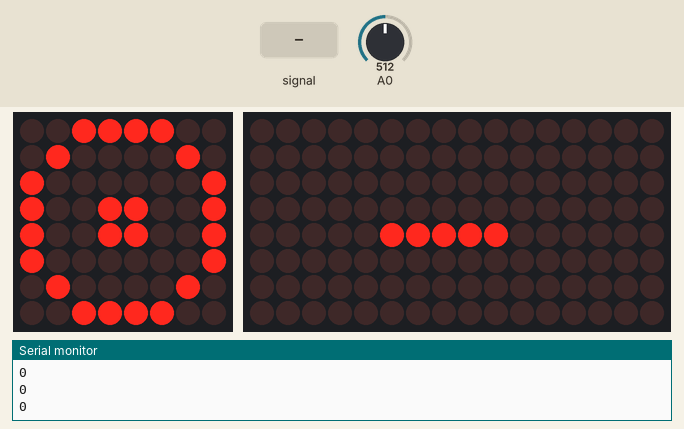
Simulated run of this sketch. Board: Arduino Uno, built with avr-gcc and run on an emulated ATmega328P. Shown: 8×8 LED matrix, 16×8 LED matrix, the last lines printed to the serial monitor. The test bench sets the inputs (shaded band); at power-on: A0 = 512.

Above: at 1.2 s.
1.3 s: A0 fed a 200 Hz sine of ±255 counts around its level
At 2.4 s:
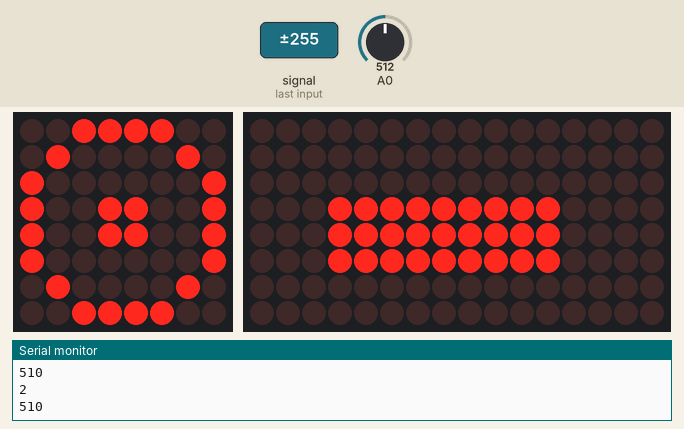
4.3 s: A0 set to 716
At 6.2 s:
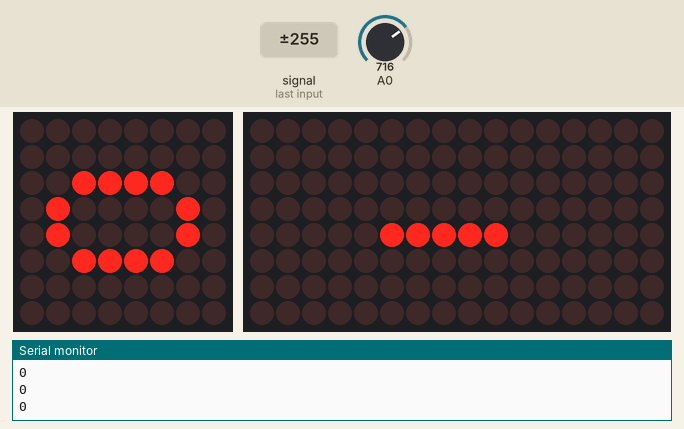
7.3 s: A0 fed a 50 Hz sine of ±306 counts around its level
At 8.3 s:
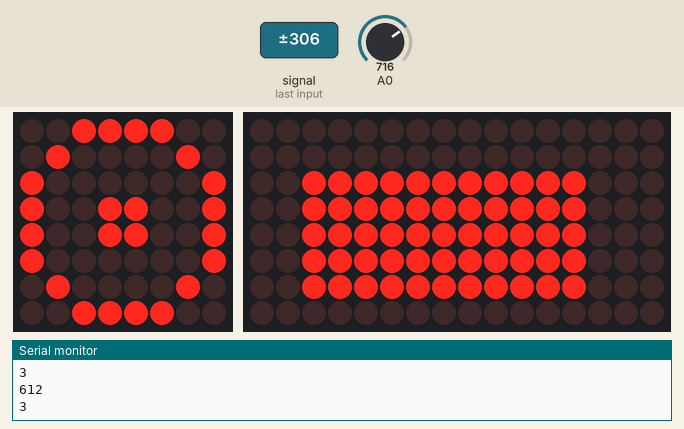
10.3 s: A0 set to 190
At 10.31 s:
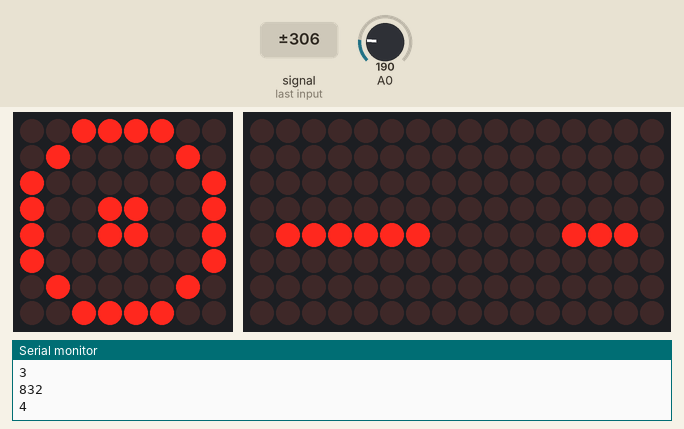
11.8 s: A0 set to 511
At 11.82 s:
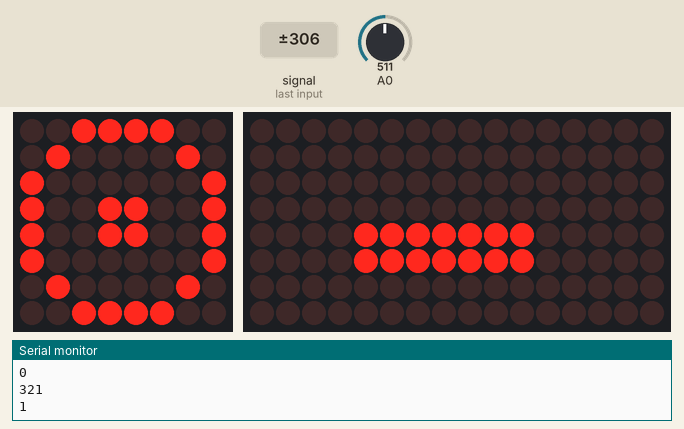
Timing chart, 0 to 14.3 s (numbered marks = the images above; inputs shaded):
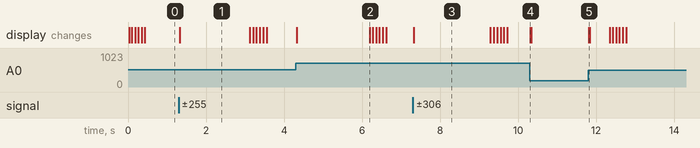

Measured:
- after the input at 1.3 s, the display: changes at once (image 1)
- after the input at 4.3 s, the display: first changes at once (image 2 shows a later state)
- after the input at 7.3 s, the display: changes at once (image 3)
- after the input at 10.3 s, the display: changes at once (image 4)
- after the input at 11.8 s, the display: changes at once (image 5)
- what the display in image 1 shows lasts 1.8 s, from 1.3 s to 3.1 s
- what the display in image 3 shows lasts 2.0 s, from 7.3 s to 9.3 s

The sketch:

eye_led.ino
```cpp
#include "mask.h"
```

animation.h
```cpp
#ifndef __ANIMATION_H__
#define __ANIMATION_H__

#include <stdint.h>

constexpr uint8_t FRAME_SIZE = 8;

class Animation
{
public:
    Animation(const uint8_t **frames,
              uint8_t numFrames,
              uint8_t ticksPerFrame) : mFrames(frames),
                                       mNumFrames(numFrames),
                                       mTicksPerFrame(ticksPerFrame),
                                       mFrameCounter(0),
                                       mIdle(true)
    {
    }

    void begin()
    {
        mTickCounter = 0;
        mFrameCounter = 0;
        mIdle = false;
    }

    void tick()
    {
        mTickCounter++;
        if (mTickCounter > mTicksPerFrame)
        {
            mTickCounter = 0;
            mFrameCounter++;
        }
        if (mFrameCounter == mNumFrames)
        {
            mIdle = true;
            mTickCounter = 0;
            mFrameCounter = 0;
        }
    }

    const uint8_t *getCurrentFrame()
    {
        return mFrames[mFrameCounter];
    }

    bool isIdle()
    {
        return mIdle;
    }

private:
    const uint8_t mTicksPerFrame;
    uint8_t mTickCounter;
    uint8_t mFrameCounter;
    const uint8_t mNumFrames;
    const uint8_t **mFrames;
    bool mIdle;
};

#endif
```

eyes.h
```cpp
#include "Adafruit_LEDBackpack.h"
#include "animation.h"

//Adafruit_8x8matrix eyes = Adafruit_8x8matrix();

static const uint8_t PROGMEM
    neutral_bmp[] =
        {
            B00111100,
            B01000010,
            B10000001,
            B10011001,
            B10011001,
            B10000001,
            B01000010,
            B00111100,
},
    left_bmp[] =
        {
            B00111100,
            B01000010,
            B10000001,
            B10110001,
            B10110001,
            B10000001,
            B01000010,
            B00111100,
},
    left2_bmp[] =
        {
            B00111100,
            B01000010,
            B10000001,
            B11100001,
            B11100001,
            B10000001,
            B01000010,
            B00111100,
},
    right_bmp[] =
        {
            B00111100,
            B01000010,
            B10000001,
            B10001101,
            B10001101,
            B10000001,
            B01000010,
            B00111100,
},
    right2_bmp[] =
        {
            B00111100,
            B01000010,
            B10000001,
            B10000111,
            B10000111,
            B10000001,
            B01000010,
            B00111100,
},
    blink1_bmp[] =
        {
            B00000000,
            B00000000,
            B00111100,
            B01000010,
            B01000010,
            B00111100,
            B00000000,
            B00000000,
},
    blink2_bmp[] =
        {
            B00000000,
            B00000000,
            B00000000,
            B01111110,
            B01111110,
            B00000000,
            B00000000,
            B00000000,
},
    blink3_bmp[] =
        {
            B00000000,
            B00000000,
            B00000000,
            B00000000,
            B01111110,
            B00000000,
            B00000000,
            B00000000,
};

static const uint8_t *blinkFrames[] =
    {
        blink1_bmp,
        blink2_bmp,
        blink3_bmp,
        blink2_bmp,
        blink1_bmp,
        neutral_bmp};

class Eyes
{
public:
    Eyes() : mBlinkAnimation(blinkFrames, sizeof(blinkFrames) / 2, 2 /*ticksPerFrame*/)
    {
    }

    void begin(uint8_t address)
    {
        matrix.begin(address);
    }

    void setRotation(uint8_t rotation)
    {
        matrix.setRotation(rotation);
    }

    void neutral()
    {
        matrix.clear();
        matrix.drawBitmap(0, 0, neutral_bmp, 8, 8, LED_ON);
        matrix.writeDisplay();
    }

    void blink()
    {
        mBlinkAnimation.begin();
    }

    void tick()
    {
        const uint8_t *frame = nullptr;
        if (mBlinkAnimation.isIdle())
        {
            cooldown_timer--;
        }
        else
        {

            frame = mBlinkAnimation.getCurrentFrame();
            mBlinkAnimation.tick();
        }

        if (frame != nullptr)
        {
            matrix.clear();
            matrix.drawBitmap(0, 0, frame, 8, 8, LED_ON);
            matrix.writeDisplay();
            cooldown_timer = 100;
        }
    }

    bool isIdle()
    {
        return cooldown_timer == 0 && mBlinkAnimation.isIdle();
    }

private:
    Adafruit_8x8matrix matrix;
    Animation mBlinkAnimation;
    unsigned int cooldown_timer = 0;
};

// void left()
// {
//     eyes.clear();
//     eyes.drawBitmap(0, 0, left_bmp, 8, 8, LED_ON);
//     eyes.writeDisplay();
//     delay(100);
//     eyes.clear();
//     eyes.drawBitmap(0, 0, left2_bmp, 8, 8, LED_ON);
//     eyes.writeDisplay();
//     delay(100);
//     eyes.clear();
//     eyes.drawBitmap(0, 0, left_bmp, 8, 8, LED_ON);
//     eyes.writeDisplay();
// }

// void right()
// {
//     eyes.clear();
//     eyes.drawBitmap(0, 0, right_bmp, 8, 8, LED_ON);
//     eyes.writeDisplay();
//     delay(100);
//     eyes.clear();
//     eyes.drawBitmap(0, 0, right2_bmp, 8, 8, LED_ON);
//     eyes.writeDisplay();
//     delay(100);
//     eyes.clear();
//     eyes.drawBitmap(0, 0, right_bmp, 8, 8, LED_ON);
//     eyes.writeDisplay();
// }
```

mask.h
```cpp
#include <Wire.h>
#include "eyes.h"
#include "mouth.h"
#include "microphone.h"

Mouth mouth;
Eyes eyes;
Microphone microphone;

void setup()
{
    // this doesn't appear to work?
    // maybe the wave shield supplies it?
    // // Set up Analog-to-Digital converter:
    // analogReference(EXTERNAL); // 3.3V to AREF

    Serial.begin(9600);
    Serial.println("8x8 LED Matrix Test");

    eyes.begin(0x70); // pass in the address
    mouth.begin(0x74);

    eyes.setRotation(3);
    mouth.setRotation(3);

    eyes.neutral();
    mouth.neutral();

    pinMode(A0, INPUT);
    microphone.startADC();
}

void loop()
{
    // neutral();
    // neutralMouth();
    // delay(3000);
    // blink();
    // delay(100);
    // smileUp();
    // delay(4000);
    // blink();
    // delay(200);
    // left();
    // delay(100);
    // neutral();
    // delay(3000);
    // blink();
    // delay(200);
    // right();
    // delay(100);
    // neutral();
    // delay(500);
    // smileDown();
    // delay(500);
    // smileUp();
    // delay(500);
    // smileDown();
    // delay(500);
    //blink();

    // smile testing
    /*
    smileUp();
    delay(500);
    smileDown();
    delay(1000);
    */

    // if (mouth.isIdle())
    // {
    //     mouth.smile();
    // }
    if (eyes.isIdle())
    {
        eyes.blink();
    }
    mouth.tick(maxSample, minSample, samples);
    eyes.tick();
    delay(20);
}
```

microphone.h
```cpp
#include <Wire.h>
#include <Arduino.h>

#define ADC_CHANNEL 0 // Microphone on Analog pin 0
uint16_t minSample = 0xFFFF;
uint16_t maxSample = 0;
uint16_t samples = 0;

ISR(ADC_vect, ISR_BLOCK)
{ // ADC conversion complete

    // Save old sample from 'in' position to xfade buffer:
    //   buffer1[nSamples + xf] = buffer1[in];
    //   buffer2[nSamples + xf] = buffer2[in];
    //   if(++xf >= XFADE) xf = 0;

    // Store new value in sample buffers:
    // int buffer1in = ADCL; // MUST read ADCL first!
    // int buffer2in = ADCH;

    // Serial.println(buffer1in);
    // Serial.println(buffer2in);

    // newSum += abs((((int)buffer2in << 8) | buffer1in) - 512);
    uint16_t sample = ADC;
    samples++;
    if (sample < minSample)
    {
        minSample = sample;
    }
    if (sample > maxSample)
    {
        maxSample = sample;
    }
    //   if(++in >= nSamples) {
    //     in     = 0;
    //     oldsum = (uint8_t)((newsum / nSamples) >> 1); // 0-255
    //     newsum = 0L;
    //   }
    // if (newSum != 511)
    // {
    //     Serial.println("newSum:");
    //     Serial.println(newSum);
    // }

    // newSum = 0;
}

class Microphone
{
public:
    Microphone()
    {
    }
    void startADC()
    {
        // Start up ADC in free-run mode for audio sampling:
        DIDR0 |= _BV(ADC0D);              // Disable digital input buffer on ADC0
        ADMUX = bit(REFS0) | ADC_CHANNEL; // Channel sel, right-adj, AREF to 3.3V regulator
        ADCSRB = 0;                       // Free-run mode
        ADCSRA = _BV(ADEN) |              // Enable ADC
                 _BV(ADSC) |              // Start conversions
                 _BV(ADATE) |             // Auto-trigger enable
                 _BV(ADIE) |              // Interrupt enable
                 _BV(ADPS2) |             // 128:1 prescale...
                 _BV(ADPS1) |             //  ...yields 125 KHz ADC clock...
                 _BV(ADPS0);              //  ...13 cycles/conversion = ~9615 Hz
        sei();
    }
};
```

mouth.h
```cpp
#include "Adafruit_LEDBackpack.h"
#include "Animation.h"
//Adafruit_8x16matrix mouth = Adafruit_8x16matrix();

namespace
{

static const uint8_t ticksPerFrame = 5;
constexpr uint8_t numberTalkFrames = 4;
static constexpr uint8_t numberSamplesPerFrame = 5;
static constexpr uint16_t levelScale = 200;

static const uint8_t PROGMEM leftTalkFrames[][8] =
    {
        {
            B00000000,
            B00000000,
            B00000000,
            B00000000,
            B00000111,
            B00000000,
            B00000000,
            B00000000,
        },
        {
            B00000000,
            B00000000,
            B00000000,
            B00000000,
            B00001111,
            B00001111,
            B00000000,
            B00000000,
        },
        {
            B00000000,
            B00000000,
            B00000000,
            B00011111,
            B00011111,
            B00011111,
            B00000000,
            B00000000,
        },
        {
            B00000000,
            B00000000,
            B00111111,
            B00111111,
            B00111111,
            B00111111,
            B00111111,
            B00000000,
        }};
static const uint8_t PROGMEM rightTalkFrames[][8] =
    {
        {
            B00000000,
            B00000000,
            B00000000,
            B00000000,
            B11100000,
            B00000000,
            B00000000,
            B00000000,
        },
        {
            B00000000,
            B00000000,
            B00000000,
            B00000000,
            B11110000,
            B11110000,
            B00000000,
            B00000000,
        },
        {
            B00000000,
            B00000000,
            B00000000,
            B11111000,
            B11111000,
            B11111000,
            B00000000,
            B00000000,
        },
        {
            B00000000,
            B00000000,
            B11111100,
            B11111100,
            B11111100,
            B11111100,
            B11111100,
            B00000000,
        }};

static const uint8_t PROGMEM leftSmile[][8] =
    {
        {
            B00000000,
            B00000000,
            B00000000,
            B01000000,
            B00111111,
            B00000000,
            B00000000,
            B00000000,
        },
        {
            B00000000,
            B00000000,
            B01000000,
            B00100000,
            B00011111,
            B00000000,
            B00000000,
            B00000000,
        },
        {
            B00000000,
            B00000000,
            B00100000,
            B00010000,
            B00001000,
            B00000111,
            B00000000,
            B00000000,
        }};

static const uint8_t PROGMEM rightSmile[][8] =
    {
        {
            B00000000,
            B00000000,
            B00000000,
            B00000100,
            B11111000,
            B00000000,
            B00000000,
            B00000000,
        },
        {
            B00000000,
            B00000000,
            B00000010,
            B00000100,
            B11111000,
            B00000000,
            B00000000,
            B00000000,
        },
        {
            B00000000,
            B00000000,
            B00000100,
            B00001000,
            B00010000,
            B11100000,
            B00000000,
            B00000000,
        }};

static const uint8_t PROGMEM
    leftMouth[] =
        {
            B00000000,
            B00000000,
            B00000000,
            B00000000,
            B00001111,
            B00000000,
            B00000000,
            B00000000,
},
    rightMouth[] =
        {
            B00000000,
            B00000000,
            B00000000,
            B00000000,
            B11110000,
            B00000000,
            B00000000,
            B00000000,
};

static const uint8_t *smileFramesLeft[] =
    {
        leftMouth,
        leftSmile[0],
        leftSmile[1],
        leftSmile[2],
        leftSmile[1],
        leftSmile[0],
        leftMouth};

static const uint8_t *smileFramesRight[] =
    {
        rightMouth,
        rightSmile[0],
        rightSmile[1],
        rightSmile[2],
        rightSmile[1],
        rightSmile[0],
        rightMouth};
} // end anonymous namespace

class Mouth
{
public:
    Mouth() : mSmileAnimationLeft(smileFramesLeft,
                                  sizeof(smileFramesLeft) / 2,
                                  ticksPerFrame),
              mSmileAnimationRight(smileFramesRight,
                                   sizeof(smileFramesRight) / 2,
                                   ticksPerFrame)
    {
    }

    void begin(uint8_t address)
    {
        matrix.begin(address);
    }

    void setRotation(uint8_t rotation)
    {
        matrix.setRotation(rotation);
    }

    void neutral()
    {
        matrix.clear();
        matrix.drawBitmap(0, 0, leftMouth, 8, 16, LED_ON);
        matrix.drawBitmap(7, 0, rightMouth, 8, 16, LED_ON);
        matrix.writeDisplay();
    }
    void smile()
    {
        matrix.clear();
        mSmileAnimationLeft.begin();
        mSmileAnimationRight.begin();
    }

    void drawFrame()
    {
        matrix.clear();
        matrix.drawBitmap(0, 0, mSmileAnimationLeft.getCurrentFrame(), 8, 16, LED_ON);
        matrix.drawBitmap(7, 0, mSmileAnimationRight.getCurrentFrame(), 8, 16, LED_ON);
        matrix.writeDisplay();
    }

    bool isIdle()
    {
        return mSmileAnimationLeft.isIdle() && mSmileAnimationRight.isIdle();
    }

    void talk(uint16_t level)
    {
        uint8_t frameNum = min((level / levelScale), numberTalkFrames);
        matrix.clear();
        Serial.println(frameNum);
        matrix.drawBitmap(0, 0, leftTalkFrames[frameNum], 8, 16, LED_ON);
        matrix.drawBitmap(7, 0, rightTalkFrames[frameNum], 8, 16, LED_ON);
        matrix.writeDisplay();
    }

    void tick()
    {
        if (!isIdle())
        {
            drawFrame();
            mSmileAnimationLeft.tick();
            mSmileAnimationRight.tick();
        }
    }

    void tick(uint16_t &maxSample, uint16_t &minSample, uint16_t &samples)
    {
        if (samples >= numberSamplesPerFrame)
        {
            Serial.println(maxSample - minSample);
            talk(maxSample - minSample);
            maxSample = 0;
            minSample = 0xFFFF;
            samples = 0;
        }
    }

private:
    Animation mSmileAnimationLeft;
    Animation mSmileAnimationRight;
    Adafruit_8x16matrix matrix;
};
```
